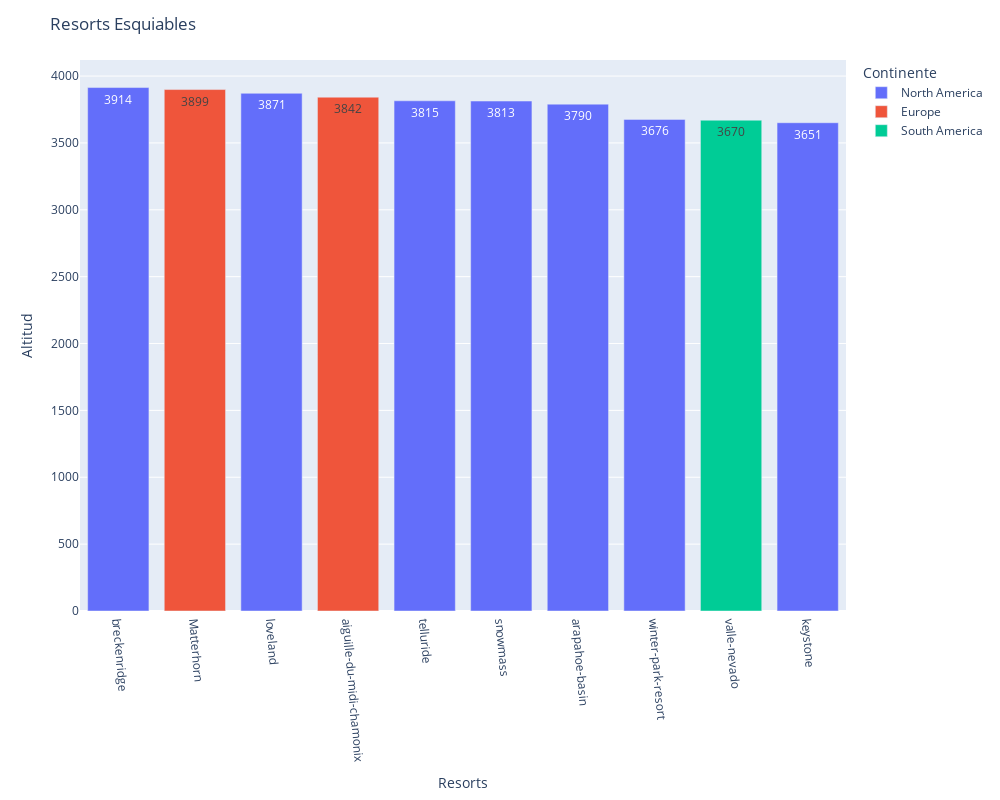

The code cell stored with this chart in its notebook:
### Code cell
# Alturas de la montañas
altitud['Orden'] = range(len(altitud))

resort_order = altitud.sort_values(by='Orden')['Nombre del Resort'].unique()

# Crear el gráfico de barras
fig = px.bar(altitud.head(10), x='Nombre del Resort', y='Altitud', color='Continente',
             category_orders={'Nombre del Resort': resort_order},
             labels={'Nombre del Resort': 'Resort', 'Altitud': 'Altitud'},
             hover_data=['Continente'], text='Altitud')

fig.update_layout(title_text='Resorts Esquiables', xaxis_tickangle=85, width=1000, height=800)
fig.update_xaxes(title='Resorts')
fig.update_yaxes(title='Altitud')

fig.show()

### Figure 1 — Plotly figure (JSON) as saved in the notebook; plotly's stock layout.template omitted (floating-point values rounded to 4 significant figures; data arrays with more than 128 entries replaced by an {"elided": "..."} marker saying what was removed)
{"data": [{"alignmentgroup": "True", "customdata": [["North America"], ["North America"], ["North America"], ["North America"], ["North America"], ["North America"], ["North America"]], "hovertemplate": "Continente=%{customdata[0]}<br>Resort=%{x}<br>Altitud=%{text}<extra></extra>", "legendgroup": "North America", "marker": {"color": "#636efa", "pattern": {"shape": ""}}, "name": "North America", "offsetgroup": "North America", "orientation": "v", "showlegend": true, "text": [3914, 3871, 3815, 3813, 3790, 3676, 3651], "textposition": "auto", "type": "bar", "x": ["breckenridge", "loveland", "telluride", "snowmass", "arapahoe-basin", "winter-park-resort", "keystone"], "xaxis": "x", "y": [3914, 3871, 3815, 3813, 3790, 3676, 3651], "yaxis": "y"}, {"alignmentgroup": "True", "customdata": [["Europe"], ["Europe"]], "hovertemplate": "Continente=%{customdata[0]}<br>Resort=%{x}<br>Altitud=%{text}<extra></extra>", "legendgroup": "Europe", "marker": {"color": "#EF553B", "pattern": {"shape": ""}}, "name": "Europe", "offsetgroup": "Europe", "orientation": "v", "showlegend": true, "text": [3899, 3842], "textposition": "auto", "type": "bar", "x": ["Matterhorn", "aiguille-du-midi-chamonix"], "xaxis": "x", "y": [3899, 3842], "yaxis": "y"}, {"alignmentgroup": "True", "customdata": [["South America"]], "hovertemplate": "Continente=%{customdata[0]}<br>Resort=%{x}<br>Altitud=%{text}<extra></extra>", "legendgroup": "South America", "marker": {"color": "#00cc96", "pattern": {"shape": ""}}, "name": "South America", "offsetgroup": "South America", "orientation": "v", "showlegend": true, "text": [3670], "textposition": "auto", "type": "bar", "x": ["valle-nevado"], "xaxis": "x", "y": [3670], "yaxis": "y"}], "layout": {"barmode": "relative", "height": 800, "legend": {"title": {"text": "Continente"}, "tracegroupgap": 0}, "margin": {"t": 60}, "title": {"text": "Resorts Esquiables"}, "width": 1000, "xaxis": {"anchor": "y", "categoryarray": {"elided": "3117 str values"}, "categoryorder": "array", "domain": [0, 1], "tickangle": 85, "title": {"text": "Resorts"}}, "yaxis": {"anchor": "x", "domain": [0, 1], "title": {"text": "Altitud"}}}}
